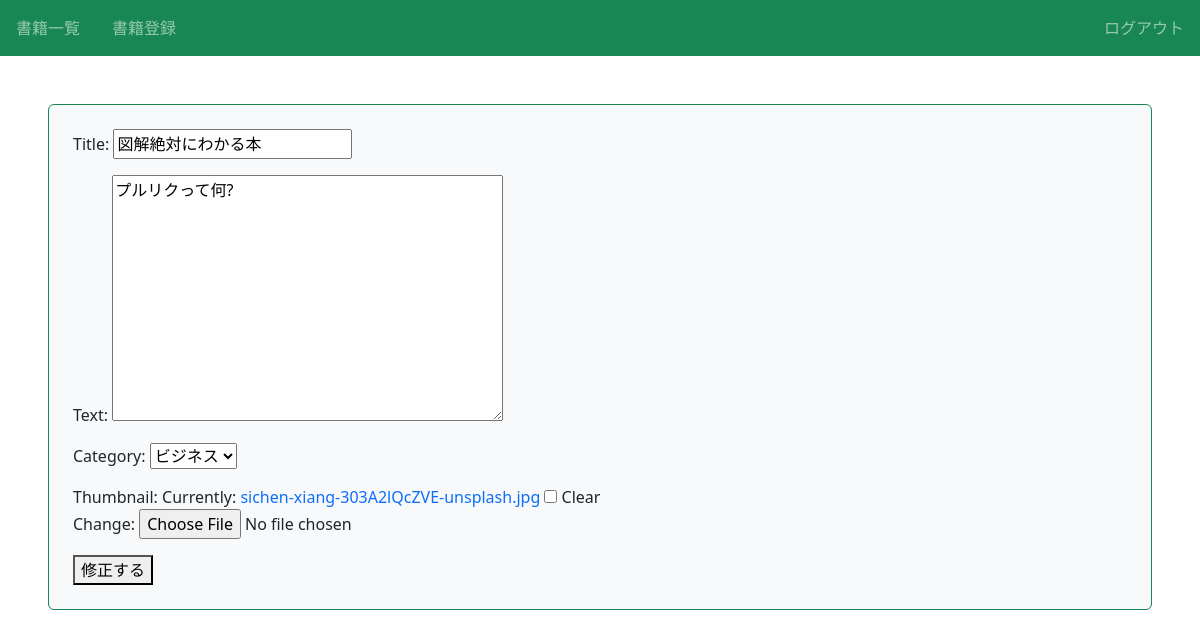
Page /book/8/update/ (signed in) on the committed database.
### book/models.py (models this page shows)
class Book(models.Model):
    title = models.CharField(max_length=100)
    text = models.TextField()
    thumbnail = models.ImageField(null=True, blank=True)
    category = models.CharField(
        max_length=100,
        choices = CATEGORY
        )
    user = models.ForeignKey('auth.User', on_delete=models.CASCADE)

### book/views.py (the view, shortened to what this page needs)
# urls.py: path('book/<int:pk>/update/', views.UpdateBookView.as_view(),name='update-book'),
class UpdateBookView(LoginRequiredMixin, UpdateView):
    model = Book
    fields = ('title' , 'text' , 'category', 'thumbnail')
    template_name = 'book/book_update.html'
    def get_object(self, queryset = None ):
        obj = super().get_object(queryset)
        if obj.user != self.request.user:
            raise PermissionDenied
        return obj

### book/templates/book/book_update.html (shortened to what this page needs)
{% extends 'base.html' %}
{% block content %}
  <form method='POST' enctype="multipart/form-data" class="p-4 m-4 bg-light border border-success rounded form-group">{% csrf_token %}
    {{form.as_p}}
  <button type='submit'>修正する </button>
  </form>
{% endblock %}

### book/static/book/css/style.css (style rules this page uses)
a { text-decoration: none; }

### rows in the picture
Book: title "図解絶対にわかる本", text "プルリクって何?", category "ビジネス"
